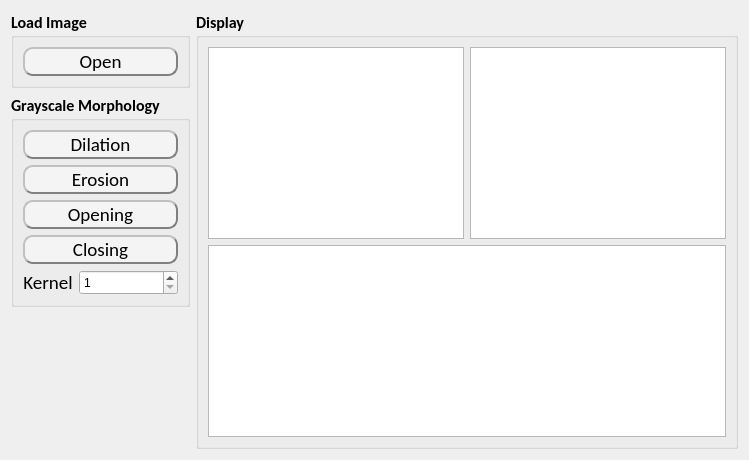
      <widget class="QWidget" name="Project_5">
       <attribute name="title">
        <string>Project 5</string>
       </attribute>
       <layout class="QHBoxLayout" name="horizontalLayout_24">
        <item>
         <layout class="QHBoxLayout" name="horizontalLayout_23" stretch="1,10">
          <item>
           <layout class="QVBoxLayout" name="verticalLayout_19" stretch="2,7,8">
            <item>
             <widget class="QGroupBox" name="LoadImageGroupBox_5">
              <property name="font">
               <font>
                <family>Calibri</family>
                <pointsize>12</pointsize>
                <weight>75</weight>
                <bold>true</bold>
               </font>
              </property>
              <property name="mouseTracking">
               <bool>false</bool>
              </property>
              <property name="styleSheet">
               <string notr="true">QFrame{
		backgroun-color: rgb(243, 243, 243);
}

QPushButton:hover{
		font-family: Calibri;
		font-size: 20px;
		font-style: bold;
		color: #1d649c;
}</string>
              </property>
              <property name="title">
               <string>Load Image</string>
              </property>
              <layout class="QVBoxLayout" name="verticalLayout_21">
               <item>
                <widget class="QPushButton" name="OpenButton_5">
                 <property name="sizePolicy">
                  <sizepolicy hsizetype="Minimum" vsizetype="Preferred">
                   <horstretch>0</horstretch>
                   <verstretch>0</verstretch>
                  </sizepolicy>
                 </property>
                 <property name="font">
                  <font>
                   <family>Calibri</family>
                   <pointsize>14</pointsize>
                   <weight>50</weight>
                   <bold>false</bold>
                  </font>
                 </property>
                 <property name="styleSheet">
                  <string notr="true">QPushButton{
		background-color: rgb(244, 244, 244);
    	border-radius: 10px;  
		border: 2px groove gray;
    	border-style: outset;
}

QPushButton:hover{
		border:2px solid #1d649c;
}</string>
                 </property>
                 <property name="text">
                  <string>Open</string>
                 </property>
                </widget>
               </item>
              </layout>
             </widget>
            </item>
            <item>
             <widget class="QGroupBox" name="GrayMorphGroupBox_5">
              <property name="sizePolicy">
               <sizepolicy hsizetype="Preferred" vsizetype="Preferred">
                <horstretch>0</horstretch>
                <verstretch>0</verstretch>
               </sizepolicy>
              </property>
              <property name="font">
               <font>
                <family>Calibri</family>
                <pointsize>12</pointsize>
                <weight>75</weight>
                <bold>true</bold>
               </font>
              </property>
              <property name="mouseTracking">
               <bool>false</bool>
              </property>
              <property name="styleSheet">
               <string notr="true">QFrame{
		backgroun-color: rgb(243, 243, 243);
}

QPushButton:hover{
		font-family: &quot;Calibri&quot;;
		font-size: 24px;
		font-style: bold;
		color: #1d649c;
		border:1px solid #1d649c;
}</string>
              </property>
              <property name="title">
               <string>Grayscale Morphology</string>
              </property>
              <layout class="QVBoxLayout" name="verticalLayout_22" stretch="0,0,0,0,0">
               <item>
                <widget class="QPushButton" name="GrayDilationButton">
                 <property name="sizePolicy">
                  <sizepolicy hsizetype="Minimum" vsizetype="Preferred">
                   <horstretch>0</horstretch>
                   <verstretch>0</verstretch>
                  </sizepolicy>
                 </property>
                 <property name="font">
                  <font>
                   <family>Calibri</family>
                   <pointsize>14</pointsize>
                   <weight>50</weight>
                   <bold>false</bold>
                  </font>
                 </property>
                 <property name="styleSheet">
                  <string notr="true">QPushButton{
		background-color: rgb(244, 244, 244);
    	border-radius: 10px;  
		border: 2px groove gray;
    	border-style: outset;
}

QPushButton:hover{
		border:2px solid #1d649c;
}</string>
                 </property>
                 <property name="text">
                  <string>Dilation</string>
                 </property>
                </widget>
               </item>
               <item>
                <widget class="QPushButton" name="GrayErosionButton">
                 <property name="sizePolicy">
                  <sizepolicy hsizetype="Minimum" vsizetype="Preferred">
                   <horstretch>0</horstretch>
                   <verstretch>0</verstretch>
                  </sizepolicy>
                 </property>
                 <property name="font">
                  <font>
                   <family>Calibri</family>
                   <pointsize>14</pointsize>
                   <weight>50</weight>
                   <bold>false</bold>
                  </font>
                 </property>
                 <property name="styleSheet">
                  <string notr="true">QPushButton{
		background-color: rgb(244, 244, 244);
    	border-radius: 10px;  
		border: 2px groove gray;
    	border-style: outset;
}

QPushButton:hover{
		border:2px solid #1d649c;
}</string>
                 </property>
                 <property name="text">
                  <string>Erosion</string>
                 </property>
                </widget>
               </item>
               <item>
                <widget class="QPushButton" name="GrayOpeningButton">
                 <property name="sizePolicy">
                  <sizepolicy hsizetype="Minimum" vsizetype="Preferred">
                   <horstretch>0</horstretch>
                   <verstretch>0</verstretch>
                  </sizepolicy>
                 </property>
                 <property name="font">
                  <font>
                   <family>Calibri</family>
                   <pointsize>14</pointsize>
                   <weight>50</weight>
                   <bold>false</bold>
                  </font>
                 </property>
                 <property name="styleSheet">
                  <string notr="true">QPushButton{
		background-color: rgb(244, 244, 244);
    	border-radius: 10px;  
		border: 2px groove gray;
    	border-style: outset;
}

QPushButton:hover{
		border:2px solid #1d649c;
}</string>
                 </property>
                 <property name="text">
                  <string>Opening</string>
                 </property>
                </widget>
               </item>
               <item>
                <widget class="QPushButton" name="GrayClosingButton">
                 <property name="sizePolicy">
                  <sizepolicy hsizetype="Minimum" vsizetype="Preferred">
                   <horstretch>0</horstretch>
                   <verstretch>0</verstretch>
                  </sizepolicy>
                 </property>
                 <property name="font">
                  <font>
                   <family>Calibri</family>
                   <pointsize>14</pointsize>
                   <weight>50</weight>
                   <bold>false</bold>
                  </font>
                 </property>
                 <property name="styleSheet">
                  <string notr="true">QPushButton{
		background-color: rgb(244, 244, 244);
    	border-radius: 10px;  
		border: 2px groove gray;
    	border-style: outset;
}

QPushButton:hover{
		border:2px solid #1d649c;
}</string>
                 </property>
                 <property name="text">
                  <string>Closing</string>
                 </property>
                </widget>
               </item>
               <item>
                <layout class="QHBoxLayout" name="horizontalLayout_22" stretch="1,2">
                 <item>
                  <widget class="QLabel" name="KernelLabel_5">
                   <property name="font">
                    <font>
                     <family>Calibri</family>
                     <pointsize>14</pointsize>
                     <weight>50</weight>
                     <bold>false</bold>
                    </font>
                   </property>
                   <property name="text">
                    <string>Kernel</string>
                   </property>
                   <property name="alignment">
                    <set>Qt::AlignCenter</set>
                   </property>
                  </widget>
                 </item>
                 <item>
                  <widget class="QSpinBox" name="KernelSpin_5">
                   <property name="sizePolicy">
                    <sizepolicy hsizetype="Minimum" vsizetype="Preferred">
                     <horstretch>0</horstretch>
                     <verstretch>0</verstretch>
                    </sizepolicy>
                   </property>
                   <property name="minimumSize">
                    <size>
                     <width>0</width>
                     <height>21</height>
                    </size>
                   </property>
                   <property name="font">
                    <font>
                     <weight>50</weight>
                     <bold>false</bold>
                    </font>
                   </property>
                   <property name="minimum">
                    <number>1</number>
                   </property>
                   <property name="maximum">
                    <number>9</number>
                   </property>
                   <property name="singleStep">
                    <number>2</number>
                   </property>
                  </widget>
                 </item>
                </layout>
               </item>
              </layout>
             </widget>
            </item>
            <item>
             <spacer name="verticalSpacer_5">
              <property name="orientation">
               <enum>Qt::Vertical</enum>
              </property>
              <property name="sizeHint" stdset="0">
               <size>
                <width>20</width>
                <height>40</height>
               </size>
              </property>
             </spacer>
            </item>
           </layout>
          </item>
          <item>
           <widget class="QGroupBox" name="DisplayGroupBox_5">
            <property name="sizePolicy">
             <sizepolicy hsizetype="Preferred" vsizetype="Preferred">
              <horstretch>0</horstretch>
              <verstretch>0</verstretch>
             </sizepolicy>
            </property>
            <property name="font">
             <font>
              <family>Calibri</family>
              <pointsize>12</pointsize>
              <weight>75</weight>
              <bold>true</bold>
             </font>
            </property>
            <property name="mouseTracking">
             <bool>false</bool>
            </property>
            <property name="styleSheet">
             <string notr="true">QFrame{
		backgroun-color: rgb(243, 243, 243);
}</string>
            </property>
            <property name="title">
             <string>Display</string>
            </property>
            <property name="flat">
             <bool>false</bool>
            </property>
            <layout class="QVBoxLayout" name="verticalLayout_20">
             <item>
              <layout class="QHBoxLayout" name="horizontalLayout_20">
               <property name="spacing">
                <number>6</number>
               </property>
               <property name="topMargin">
                <number>0</number>
               </property>
               <item>
                <widget class="ImageView" name="RawImageView_5">
                 <property name="sizePolicy">
                  <sizepolicy hsizetype="Preferred" vsizetype="Preferred">
                   <horstretch>0</horstretch>
                   <verstretch>0</verstretch>
                  </sizepolicy>
                 </property>
                </widget>
               </item>
               <item>
                <widget class="ImageView" name="GrayImageView_5">
                 <property name="sizePolicy">
                  <sizepolicy hsizetype="Preferred" vsizetype="Preferred">
                   <horstretch>0</horstretch>
                   <verstretch>0</verstretch>
                  </sizepolicy>
                 </property>
                </widget>
               </item>
              </layout>
             </item>
             <item>
              <layout class="QHBoxLayout" name="horizontalLayout_21">
               <item>
                <widget class="ImageView" name="MorphImageView_5">
                 <property name="sizePolicy">
                  <sizepolicy hsizetype="Preferred" vsizetype="Preferred">
                   <horstretch>0</horstretch>
                   <verstretch>0</verstretch>
                  </sizepolicy>
                 </property>
                </widget>
               </item>
              </layout>
             </item>
            </layout>
           </widget>
          </item>
         </layout>
        </item>
       </layout>
      </widget>
